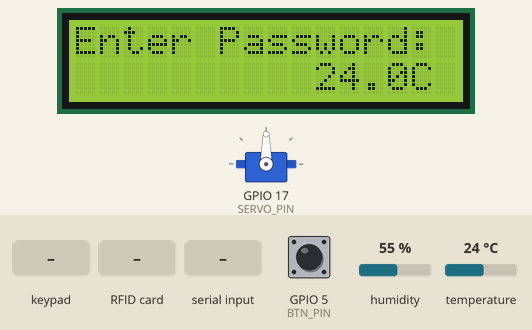
Recording of a sketch running on a simulated ESP32. Parts: servo, 16×2 character LCD. The test bench sets the inputs (shaded band); at power-on: GPIO 5 (BTN_PIN) HIGH, humidity 55 %, temperature 24 °C. What the sketch prints to the serial monitor is not drawn.

Above: at 2.6 s.
2.7 s: keypad keys 1 3 4 6 7 9 # pressed 0.4 s apart
At 5.6 s:
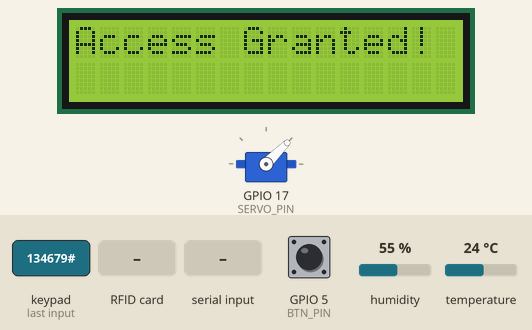
11.4 s: RFID card 5E 7A 19 C4 held to the reader
At 12.3 s:
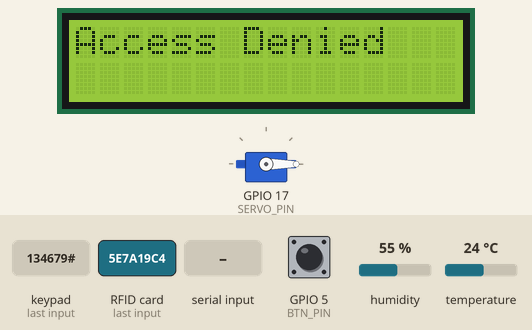
17.3 s: "1\n" received over Serial
At 18.6 s:
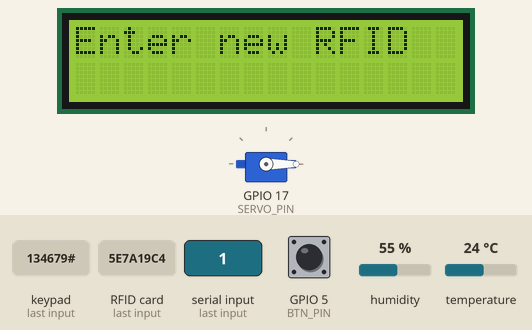
Timing chart, 0 to 20.3 s (numbered marks = the images above; inputs shaded):
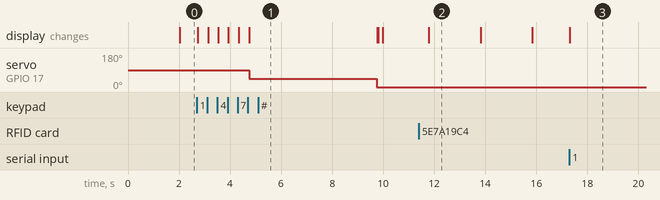

Measured:
- after the input at 2.7 s, servo on GPIO 17 (SERVO_PIN): 90° → 45° after 2.1 s, → 0° 5.0 s later; the display: first changes at once (image 1 shows a later state)
- after the input at 11.4 s, the display: changes after 0.39 s (image 2)
- after the input at 17.3 s, the display: changes at once (image 3)
- what the display in image 2 shows lasts 2.0 s, from 11.8 s to 13.8 s

The sketch:

door_lock.ino
```cpp
#include <Keypad.h>
#include <LiquidCrystal_I2C.h>
#include <DHT.h>
#include <ESP32Servo.h>
#include <SPI.h>
#include <MFRC522.h>

/* define hardware pins */
#define SS_PIN 4
#define RST_PIN 15
#define BTN_PIN 5
#define SERVO_PIN 17
#define DHT22_PIN 16
#define ROWS_KEYPAD 4
#define COLS_KEYPAD 4
#define LCD_COLUMNS 16
#define LCD_ROWS 2

/* servo motor */
Servo servo1;
/* rfid reader */
MFRC522 rfid(SS_PIN, RST_PIN);

/* keypad configuration */
char keyMap[ROWS_KEYPAD][COLS_KEYPAD] = {
  {'1', '2', '3', 'A'},
  {'4', '5', '6', 'B'},
  {'7', '8', '9', 'C'},
  {'*', '0', '#', 'D'}
};

/* row and column pins for keypad */
uint8_t rowPins[ROWS_KEYPAD] = {13, 12, 14, 27};
uint8_t colPins[COLS_KEYPAD] = {26, 25, 33, 32};

/* lcd cursor position */
uint8_t LCD_CursorPosition = 0;

/* password for access */
String Password = "134679";

/* stores user input (for pin code) */
String InputStr = "";

/* stores authorized RFIDs */
String authorizedRFIDs = "7a5a3b80;";

Keypad keypad = Keypad(makeKeymap(keyMap), rowPins, colPins, ROWS_KEYPAD, COLS_KEYPAD); /* keypad object */
LiquidCrystal_I2C lcd(0x27, LCD_COLUMNS, LCD_ROWS); /* lcd object */
DHT dht22(DHT22_PIN, DHT22); /* temp sensor */

/* timers for tasks */
unsigned long lastKeypadTime = 0;
unsigned long lastRFIDTime = 0;
unsigned long lastTempTime = 0;

/* max temperature outside */
#define max_temperature 50.0

void setup() {
  /* configure button pin as input */
  pinMode(BTN_PIN, INPUT_PULLUP);
  Serial.begin(115200);

  /* initialize SPI communication */
  SPI.begin();
  /* initialize RFID reader */
  rfid.PCD_Init();

  /* attach servo motor */
  servo1.attach(SERVO_PIN);
  /* initialize temperature sensor */
  dht22.begin();
  /* init lcd */
  lcd.init();
  lcd.backlight();
  lcd.clear();
  lcd.setCursor(0, 0);
  /* message */
  lcd.print("Enter Password:");

  displayHelp();
}

void loop() {
  /* current time */
  unsigned long currentMillis = millis();

  /* check keypad input every 100 ms */
  if (currentMillis - lastKeypadTime >= 100) {
    lastKeypadTime = currentMillis;
    readKeypad();
  }

  /* check rfid every 500 ms */
  if (currentMillis - lastRFIDTime >= 500) {
    lastRFIDTime = currentMillis;
    readRFID();
  }

  /* check temperature every 2s */
  if (currentMillis - lastTempTime >= 2000) {
    lastTempTime = currentMillis;
    readTemperature();
  }

  /* check if button is pressed */
  checkButtonPress();

  /* handle serial commands */
  if (Serial.available()) {
    String command = Serial.readStringUntil('\n');
    command.trim();
    SerialCommands(command);
  }
}

/* handle serial commands */
void SerialCommands(String command) {
  if (command == "1") {
    addNewRFID();
  } else if (command == "2") {
    displayAuthorizedRFIDs();
  } else if (command == "3") {
    Serial.println("Manually opening the door...");
    openDoor();
     /* display available commands */
  } else if (command == "help") {
    displayHelp();
  } else {
    Serial.println("Invalid option. Type 'help' to see available commands.");
  }
}

/* function to display the help menu */
void displayHelp() {
  Serial.println("Available commands:");
  Serial.println("1. Add a new RFID");
  Serial.println("2. Display authorized RFIDs");
  Serial.println("3. Open door manually");
  Serial.println("help - Show this help menu");
}

/* function to display the list of authorized RFIDs */
void displayAuthorizedRFIDs() {
  Serial.println("\nAuthorized RFIDs:");
  if (authorizedRFIDs.length() == 0) {
    Serial.println("No RFIDs authorized.");
  } else {
    String rfid = "";
    for (char c : authorizedRFIDs) {
      if (c == ';') {
        Serial.println(rfid);
        rfid = "";
      } else {
        rfid += c;
      }
    }
  }
}

/* function to check if button is pressed */
void checkButtonPress() {
  /* open door if button is pressed */
  if (digitalRead(BTN_PIN) == LOW) {
    lcd.clear();
    lcd.print("Button Access");
    openDoor();
    resetSystem();
  }
}

void readKeypad() {
  /* read key from keypad */
  char key = keypad.getKey();
  if (key) {
    /* reset on D */
    if (key == 'D') {
      resetSystem();
      return;
    }

    /* add key to input */
    InputStr += key;
    lcd.setCursor(LCD_CursorPosition++, 1);
    lcd.print(key);

    /* check password */
    if (LCD_CursorPosition == Password.length()) {
      if (InputStr == Password) {
        lcd.clear();
        lcd.print("Access Granted!");
        openDoor();
      } else {
        lcd.clear();
        lcd.print("Wrong Password!");
      }
      resetSystem();
    }
  }
}

/* function to read RFID  */
void readRFID() {
  if (rfid.PICC_IsNewCardPresent() && rfid.PICC_ReadCardSerial()) {
    /* get RFID UID */
    String rfidUID = getRFID();
    Serial.println("RFID UID: " + rfidUID);

    if (isAuthorizedRFID(rfidUID)) {
      lcd.clear();
      lcd.print("RFID Access OK");
      openDoor();
    } else {
      lcd.clear();
      lcd.print("Access Denied");
      delay(2000);
      displayHelp();
      lcd.clear();
      lcd.print("More info in");
      lcd.setCursor(0, 1);
      lcd.print("Serial Monitor");
      delay(2000);
    }
    /* to prevent repeated re-detection of our card */
    rfid.PICC_HaltA();
    resetSystem();
  }
}

/* function to read and display temperature */
void readTemperature() {
  /* read temperature in celsius */
  float tempC = dht22.readTemperature();
  lcd.setCursor(10, 1);
  lcd.print(tempC, 1);
  lcd.print("C");
  /* if the temperature is too high, the door will open */
  if (tempC > max_temperature) {
    Serial.println("High temperature detected! Opening the door...");
    lcd.clear();
    lcd.print("Temp High! Open");
    openDoor();
    resetSystem();
  }
}

/* function to open the door */
void openDoor() {
  /* open the door for 5 seconds*/
  servo1.write(45);
  delay(5000);

  /* close the door */
  servo1.write(0);
}

/* function to get RFID UID as a string */
String getRFID() {
  String content = "";
  for (byte i = 0; i < rfid.uid.size; i++) {
    content += String(rfid.uid.uidByte[i], HEX);
  }
  return content;
}

/* function to check if rfid is in the list of authorized rfids */
bool isAuthorizedRFID(String rfidUID) {
  return authorizedRFIDs.indexOf(rfidUID + ";") >= 0;
}

/* function to add a new RFID to the authorized list */
void addNewRFID() {
  lcd.clear();
  lcd.print("Enter new RFID");
  Serial.println("Waiting for new RFID...");

  /* continuously waits for an RFID card to be presented to the reader */
  while (true) {
    if (rfid.PICC_IsNewCardPresent() && rfid.PICC_ReadCardSerial()) {
      String newRFID = getRFID();
      authorizedRFIDs += newRFID + ";";
      Serial.println("New RFID added: " + newRFID);
      lcd.clear();
      lcd.print("RFID Added!");
      resetSystem();
      return;
    }
  }
}

/* function to reset the system to its initial state */
void resetSystem() {
  lcd.clear();
  lcd.setCursor(0, 0);
  lcd.print("Enter Password:");
  LCD_CursorPosition = 0;
  InputStr = "";
}
```
